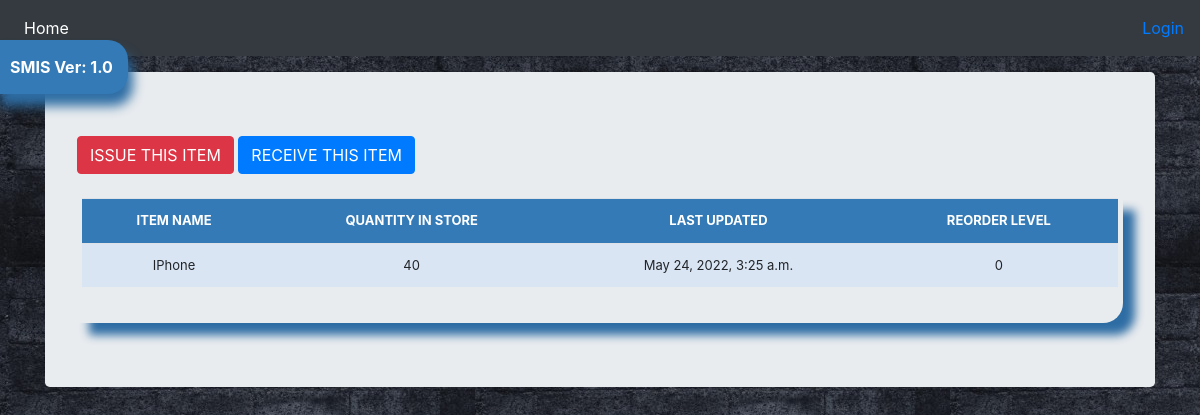
The app's page /stock_detail/15/ with its own data.
### stockmgmgt/models.py (models this page shows, shortened)
class Stock(models.Model):
    category = models.ForeignKey(Category, on_delete=models.CASCADE, blank=True)
    item_name = models.CharField(max_length=50, blank=True, null=True)
    quantity = models.IntegerField(default='0', blank=False, null=True)
    receive_quantity = models.IntegerField(default='0', blank=True, null=True)
    receive_by = models.CharField(max_length=50, blank=True, null=True)
    issue_quantity = models.IntegerField(
        default='0', blank=True, null=True)
    issue_by = models.CharField(max_length=50, blank=True, null=True)
    issue_to = models.CharField(max_length=50, blank=True, null=True)
    phone_number = models.CharField(max_length=50, blank=True, null=True)
    created_by = models.CharField(max_length=50, blank=True, null=True)
    reorder_level = models.IntegerField(default='0', blank=True, null=True)
    last_updated = models.DateTimeField(auto_now_add=False, auto_now=True)
    timestamp = models.DateTimeField(auto_now_add=True, auto_now=False)

### stockmgmgt/views.py (the view)
# urls.py: path('stock_detail/<str:pk>/', views.stock_detail, name="stock_detail"),
def stock_detail(request, pk):
    queryset = Stock.objects.get(id=pk)
    context = {
        "queryset": queryset,
    }
    return render(request, "stock_detail.html", context)

### stockmgmgt/templates/stock_detail.html (shortened to what this page needs)
{% load static %}
<!DOCTYPE html>
<html lang="en">
  <head>
    <link href="{% static 'js/jquery-ui-1.12.1/jquery-ui.min.css' %}" rel="stylesheet">
    <link href="{% static 'js/jquery-ui-1.12.1/jquery-ui.structure.min.css' %}" rel="stylesheet">
    <link href="{% static 'js/jquery-ui-1.12.1/jquery-ui.theme.min.css' %}" rel="stylesheet">
    <link href="{% static '../static/css/stylesheet.css' %}" rel="stylesheet" />
    <link href="{% static '../static/css/bootstrap.min.css' %}" rel="stylesheet" />
    <link href="{% static 'css/navbar-top-fixed.css' %}" rel="stylesheet" />
  </head>
  <body>
    {% include 'navbar.html' %}
    <main role="main" class="container">
      <div class="jumbotron">
            <a href="{% url 'issue_item' queryset.id %}"><div class='btn btn-danger'>ISSUE THIS ITEM</div></a>
            <a href="{% url 'receive_item' queryset.id %}"><div class='btn btn-primary'>RECEIVE THIS ITEM</div></a>
            <br><br>
        <div class="display_table">
          <table class='table'>
                <tr>
                    <th>ITEM NAME</th>
                    <th>QUANTITY IN STORE</th>
                    <th>LAST UPDATED</th>
                    <th>REORDER LEVEL</th>
                </tr>
                <tr>
                    <td>{{queryset.item_name}}</td>
                    <td>{{queryset.quantity}}</td>
                    <td>{{queryset.last_updated}}</td>
                    <td>{{queryset.reorder_level}}</td>
                </tr>
          </table>
        </div>
    </div>
    </main>
  </body>
</html>

### stockmgmgt/static/css/stylesheet.css (style rules this page uses)
body { background-color: #34eb6b; background-image: url("../img/background-image.jpg"); }
.table { font-size: 13px; text-align: center; width: 95%; margin: auto; }
.table tr:nth-child(odd) { background: #b8cae4; }
.table tr:nth-child(even) { background: #dae5f4; }
th { background-color: #337ab7; color: white; }
.display_table { border-bottom-right-radius: 20px; padding-left: 5px; padding-right: 5px; padding-bottom: 20px; box-shadow: 12px 12px 10px #2e6da4; }

### stockmgmgt/static/css/navbar-top-fixed.css (style rules this page uses)
body { min-height: 75rem; padding-top: 4.5rem; }

### records on screen
Stock: item_name "IPhone", quantity "40", last_updated "May 24, 2022, 3:25 a.m.", reorder_level "0"
